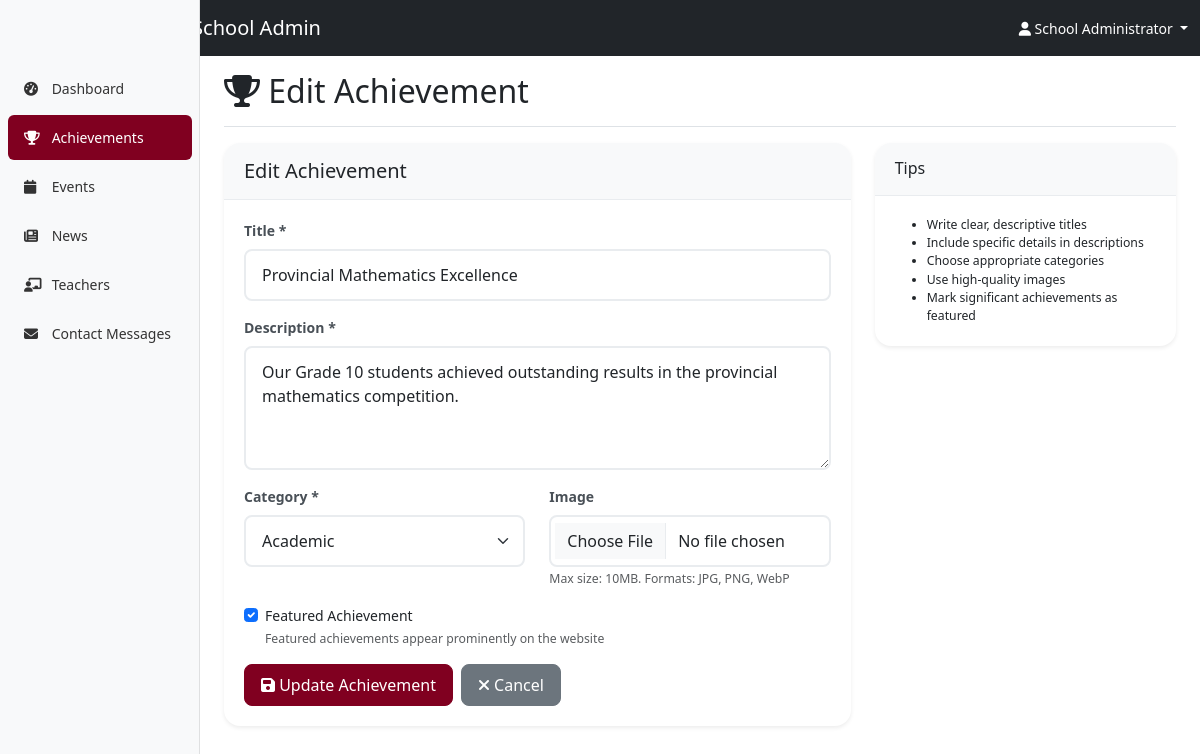
The page /admin/achievements.php?action=edit&id=1 (signed in) on the database its author committed.
### tables this page shows
CREATE TABLE `achievements` (
  `id` int(11) NOT NULL AUTO_INCREMENT,
  `title` varchar(255) NOT NULL,
  `description` text NOT NULL,
  `image_url` varchar(500) DEFAULT NULL,
  `category` enum('Academic','Sports','Cultural','Environmental','Technology','Community Service','Arts','Science') DEFAULT 'Academic',
  `is_featured` tinyint(1) DEFAULT 0,
  `created_at` timestamp NOT NULL DEFAULT CURRENT_TIMESTAMP,
  `updated_at` timestamp NOT NULL DEFAULT CURRENT_TIMESTAMP ON UPDATE CURRENT_TIMESTAMP,
  PRIMARY KEY (`id`),
  KEY `idx_category` (`category`),
  KEY `idx_featured` (`is_featured`),
  KEY `idx_created_at` (`created_at`)
);

### admin/database.php (called while the page is built, shortened)
<?php
class Database {
    private $pdo;
    public function __construct() {
        try {
            $dsn = "mysql:host=" . DB_HOST . ";dbname=" . DB_NAME;
            $options = [
                PDO::ATTR_ERRMODE => PDO::ERRMODE_EXCEPTION,
                PDO::ATTR_DEFAULT_FETCH_MODE => PDO::FETCH_ASSOC,
                PDO::ATTR_EMULATE_PREPARES => false
            ];
            $this->pdo = new PDO($dsn, DB_USER, DB_PASS, $options);
        } catch (PDOException $e) {
            throw new Exception('Database connection failed: ' . $e->getMessage());
        }
    }
    public function getAchievementById($id) {
        $sql = "SELECT * FROM achievements WHERE id = ?";
        $stmt = $this->pdo->prepare($sql);
        $stmt->execute([$id]);
        return $stmt->fetch();
    }
}
?>

### admin/achievements.php (the view, shortened to what this page needs)
<?php
require_once 'database.php';
$db = new Database();
$action = $_GET['action'] ?? 'list';
$id = $_GET['id'] ?? null;
$achievement = null;
if ($action === 'edit' && $id) {
    $achievement = $db->getAchievementById($id);
}
$achievements = [];
?>
<!DOCTYPE html>
<html lang="en">
<head>
    <link href="https://cdn.jsdelivr.net/npm/bootstrap@5.3.2/dist/css/bootstrap.min.css" rel="stylesheet">
    <link rel="stylesheet" href="https://cdnjs.cloudflare.com/ajax/libs/font-awesome/6.4.0/css/all.min.css">
    <link rel="stylesheet" href="assets/admin.css">
</head>
<body>
    <?php include 'includes/header.php'; ?>
    <div class="container-fluid">
        <div class="row">
            <?php include 'includes/sidebar.php'; ?>
            <main class="col-md-9 ms-sm-auto col-lg-10 px-md-4">
                <div class="d-flex justify-content-between flex-wrap flex-md-nowrap align-items-center pt-3 pb-2 mb-3 border-bottom">
                    <h1 class="h2">
                        <i class="fas fa-trophy"></i>
                        <?= $action === 'add' ? 'Add Achievement' : ($action === 'edit' ? 'Edit Achievement' : 'Manage Achievements') ?>
                    </h1>
                </div>
                <?php if ($action === 'list'): ?>
                    <div class="card">
                        <div class="card-header">
                            <h5 class="mb-0">All Achievements (<?= count($achievements) ?>)</h5>
                        </div>
                        <div class="card-body">
                            <?php if (empty($achievements)): ?>
                                <div class="text-center py-4">
                                    <i class="fas fa-trophy fa-3x text-muted mb-3"></i>
                                    <p class="text-muted">No achievements found. <a href="?action=add">Add the first one!</a></p>
                                </div>
                            <?php else: ?>
                                <div class="table-responsive">
                                    <table class="table table-hover">
                                        <thead>
                                            <tr>
                                                <th>Image</th>
                                                <th>Title</th>
                                                <th>Category</th>
                                                <th>Featured</th>
                                                <th>Date</th>
                                                <th>Actions</th>
                                            </tr>
                                        </thead>
                                        <tbody>
                                            <?php foreach ($achievements as $item): ?>
                                                <tr>
                                                    <td>
                                                        <?php if ($item['image_url']): ?>
                                                            <img src="../<?= htmlspecialchars($item['image_url']) ?>"
                                                                 alt="Achievement" class="img-preview">
                                                        <?php else: ?>
                                                            <div class="bg-light rounded d-flex align-items-center justify-content-center"
                                                                 style="width: 60px; height: 60px;">
                                                                <i class="fas fa-image text-muted"></i>
                                                            </div>
                                                        <?php endif; ?>
                                                    </td>
                                                    <td>
                                                        <strong><?= htmlspecialchars($item['title']) ?></strong>
                                                        <br>
                                                        <small class="text-muted">
                                                            <?= htmlspecialchars(substr($item['description'], 0, 80)) ?>...
                                                        </small>
                                                    </td>
                                                    <td>
                                                        <span class="badge bg-secondary"><?= $item['category'] ?></span>
                                                    </td>
                                                    <td>
                                                        <?php if ($item['is_featured']): ?>
                                                            <i class="fas fa-star featured-indicator" title="Featured"></i>
                                                        <?php else: ?>
                                                            <i class="far fa-star text-muted" title="Not Featured"></i>
                                                        <?php endif; ?>
                                                    </td>
                                                    <td><?= formatDate($item['created_at']) ?></td>
                                                    <td>
                                                        <div class="btn-group btn-group-sm">
                                                            <a href="?action=edit&id=<?= $item['id'] ?>"
                                                               class="btn btn-outline-primary">
                                                                <i class="fas fa-edit"></i>
                                                            </a>
                                                            <a href="?action=delete&id=<?= $item['id'] ?>"
                                                               class="btn btn-outline-danger"
                                                               onclick="return confirm('Are you sure you want to delete this achievement?')">
                                                                <i class="fas fa-trash"></i>
                                                            </a>
                                                        </div>
                                                    </td>
                                                </tr>
                                            <?php endforeach; ?>
                                        </tbody>
                                    </table>
                                </div>
                            <?php endif; ?>
                        </div>
                    </div>
                <?php elseif ($action === 'add' || $action === 'edit'): ?>
                    <div class="row">
                        <div class="col-md-8">
                            <div class="card">
                                <div class="card-header">
                                    <h5 class="mb-0"><?= $action === 'add' ? 'Add New Achievement' : 'Edit Achievement' ?></h5>
                                </div>
                                <div class="card-body">
                                    <form method="POST" enctype="multipart/form-data">
                                        <div class="mb-3">
                                            <label for="title" class="form-label">Title *</label>
                                            <input type="text" class="form-control" id="title" name="title"
                                                   value="<?= htmlspecialchars($achievement['title'] ?? '') ?>" required>
                                        </div>
                                        <div class="mb-3">
                                            <label for="description" class="form-label">Description *</label>
                                            <textarea class="form-control" id="description" name="description"
                                                      rows="4" required><?= htmlspecialchars($achievement['description'] ?? '') ?></textarea>
                                        </div>
                                        <div class="row">
                                            <div class="col-md-6">
                                                <div class="mb-3">
                                                    <label for="category" class="form-label">Category *</label>
                                                    <select class="form-select" id="category" name="category" required>
                                                        <?php
                                                        $categories = ['Academic', 'Sports', 'Cultural', 'Environmental', 'Technology', 'Community Service', 'Arts', 'Science'];
                                                        foreach ($categories as $cat):
                                                        ?>
                                                            <option value="<?= $cat ?>"
                                                                    <?= ($achievement['category'] ?? '') === $cat ? 'selected' : '' ?>>
                                                                <?= $cat ?>
                                                            </option>
                                                        <?php endforeach; ?>
                                                    </select>
                                                </div>
                                            </div>
                                            <div class="col-md-6">
                                                <div class="mb-3">
                                                    <label for="image" class="form-label">Image</label>
                                                    <input type="file" class="form-control" id="image" name="image"
                                                           accept="image/*">
                                                    <small class="form-text text-muted">Max size: 10MB. Formats: JPG, PNG, WebP</small>
                                                </div>
                                            </div>
                                        </div>
                                        <div class="mb-3">
                                            <div class="form-check">
                                                <input class="form-check-input" type="checkbox" id="is_featured" name="is_featured"
                                                       <?= ($achievement['is_featured'] ?? false) ? 'checked' : '' ?>>
                                                <label class="form-check-label" for="is_featured">
                                                    Featured Achievement
                                                </label>
                                                <small class="form-text text-muted d-block">Featured achievements appear prominently on the website</small>
                                            </div>
                                        </div>
                                        <div class="d-flex gap-2">
                                            <button type="submit" class="btn btn-primary">
                                                <i class="fas fa-save"></i>
                                                <?= $action === 'add' ? 'Create Achievement' : 'Update Achievement' ?>
                                            </button>
                                            <a href="achievements.php" class="btn btn-secondary">
                                                <i class="fas fa-times"></i> Cancel
                                            </a>
                                        </div>
                                    </form>
                                </div>
                            </div>
                        </div>
                        <div class="col-md-4">
                            <div class="card">
                                <div class="card-header">
                                    <h6 class="mb-0">Tips</h6>
                                </div>
                                <div class="card-body">
                                    <ul class="small mb-0">
                                        <li>Write clear, descriptive titles</li>
                                        <li>Include specific details in descriptions</li>
                                        <li>Choose appropriate categories</li>
                                        <li>Use high-quality images</li>
                                        <li>Mark significant achievements as featured</li>
                                    </ul>
                                </div>
                            </div>
                        </div>
                    </div>
                <?php endif; ?>
            </main>
        </div>
    </div>
</body>
</html>

### admin/assets/admin.css (style rules this page uses)
body { font-size: 0.875rem; }
.form-control, .form-select { border-radius: 0.5rem; border: 2px solid #e9ecef; padding: 0.75rem 1rem; }
.form-label { font-weight: 600; margin-bottom: 0.5rem; color: #495057; }
.card { border: none; border-radius: 1rem; box-shadow: 0 0.125rem 0.25rem rgba(0, 0, 0, 0.075); margin-bottom: 1.5rem; }
.card-header { background-color: #f8f9fa; border-bottom: 1px solid #e9ecef; padding: 1rem 1.25rem; border-radius: 1rem 1rem 0 0 !important; }
.card-body { padding: 1.25rem; }
.btn { border-radius: 0.5rem; font-weight: 500; padding: 0.5rem 1rem; }
.btn-primary { background-color: #800020; border-color: #800020; }

### rows shown on the page
achievements: title "Provincial Mathematics Excellence", description "Our Grade 10 students achieved outstanding results in the provincial mathematics competition.", category "Academic", is_featured "☑"

### other values the page prints
$_SESSION['admin_name'] "School Administrator"
